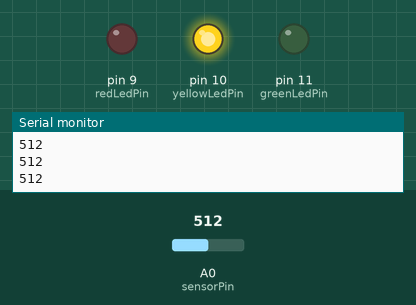
Recording of a sketch running on a simulated Arduino Uno, built with avr-gcc and run on an emulated ATmega328P. On the bench: output pins drawn as LEDs (lit = HIGH), the last lines printed to the serial monitor. Inputs (shaded band) come from the test bench; at power-on: A0 (sensorPin) = 512.

Above: at 1.2 s.
1.3 s: A0 (sensorPin) set to 350
2.8 s: A0 (sensorPin) set to 330
At 3.7 s:
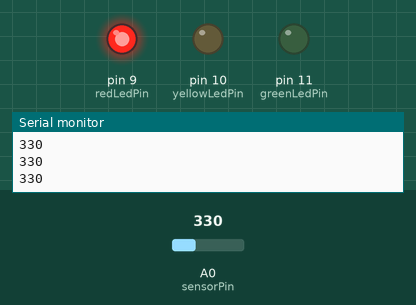
4.3 s: A0 (sensorPin) set to 692
At 4.7 s:
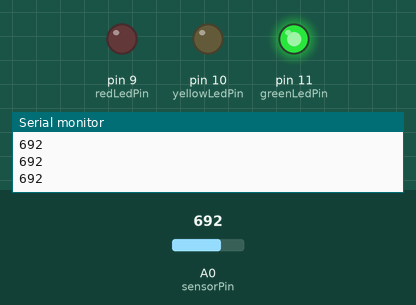
5.8 s: A0 (sensorPin) set to 674
At 7.0 s:
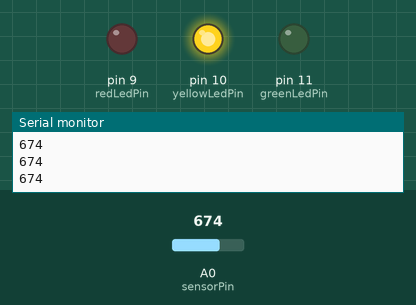
7.3 s: A0 (sensorPin) set to 716
At 8.2 s:
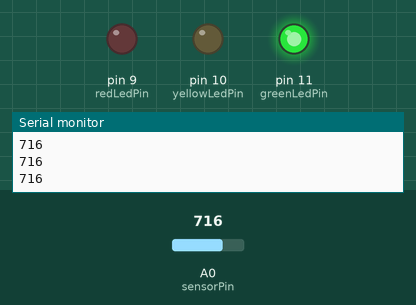
Timing chart, 0 to 9.8 s (numbered marks = the images above; inputs shaded):
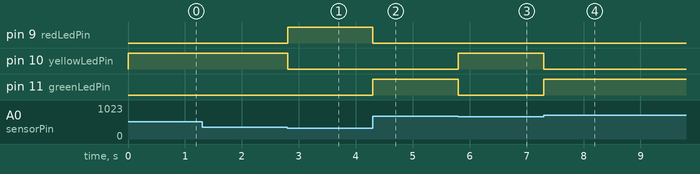

The sketch:

analog-input-to-led.ino
```cpp
int sensorPin = A0;    // select the input pin for the potentiometer
int redLedPin = 9;      // select the pin for the red LED
int yellowLedPin = 10;      // select the pin for the yellow LED
int greenLedPin = 11;      // select the pin for the green LED

int sensorValue = 0;  // variable to store the value coming from the sensor

void setup()
{
  pinMode(redLedPin, OUTPUT);
  pinMode(yellowLedPin, OUTPUT);
  pinMode(greenLedPin, OUTPUT);

  Serial.begin(9600);
}


void loop()
{
  Serial.println(analogRead(A0));
  sensorValue = analogRead(A0); // analog input range from 0 - 1023

  if (sensorValue >= 0 and sensorValue < 341) {
    digitalWrite(redLedPin, HIGH);
    digitalWrite(yellowLedPin, LOW);
    digitalWrite(greenLedPin, LOW);
  } else if (sensorValue >= 341 and sensorValue < 682) {
    digitalWrite(redLedPin, LOW);
    digitalWrite(yellowLedPin, HIGH);
    digitalWrite(greenLedPin, LOW);
  } else {
    digitalWrite(redLedPin, LOW);
    digitalWrite(yellowLedPin, LOW);
    digitalWrite(greenLedPin, HIGH);
  }
}
```

Measured:
- the behaviour switches between 341 and 340 on A0 (sensorPin) (found by bisection; images 0 and 1)
- the behaviour switches between 682 and 681 on A0 (sensorPin) (found by bisection; images 2 and 3)
- after the input at 2.8 s, pin 9 (redLedPin): LOW → HIGH at once; pin 10 (yellowLedPin): HIGH → LOW at once
- after the input at 4.3 s, pin 9 (redLedPin): HIGH → LOW at once; pin 11 (greenLedPin): LOW → HIGH at once
- after the input at 5.8 s, pin 10 (yellowLedPin): LOW → HIGH at once; pin 11 (greenLedPin): HIGH → LOW at once
- after the input at 7.3 s, pin 10 (yellowLedPin): HIGH → LOW at once; pin 11 (greenLedPin): LOW → HIGH at once
